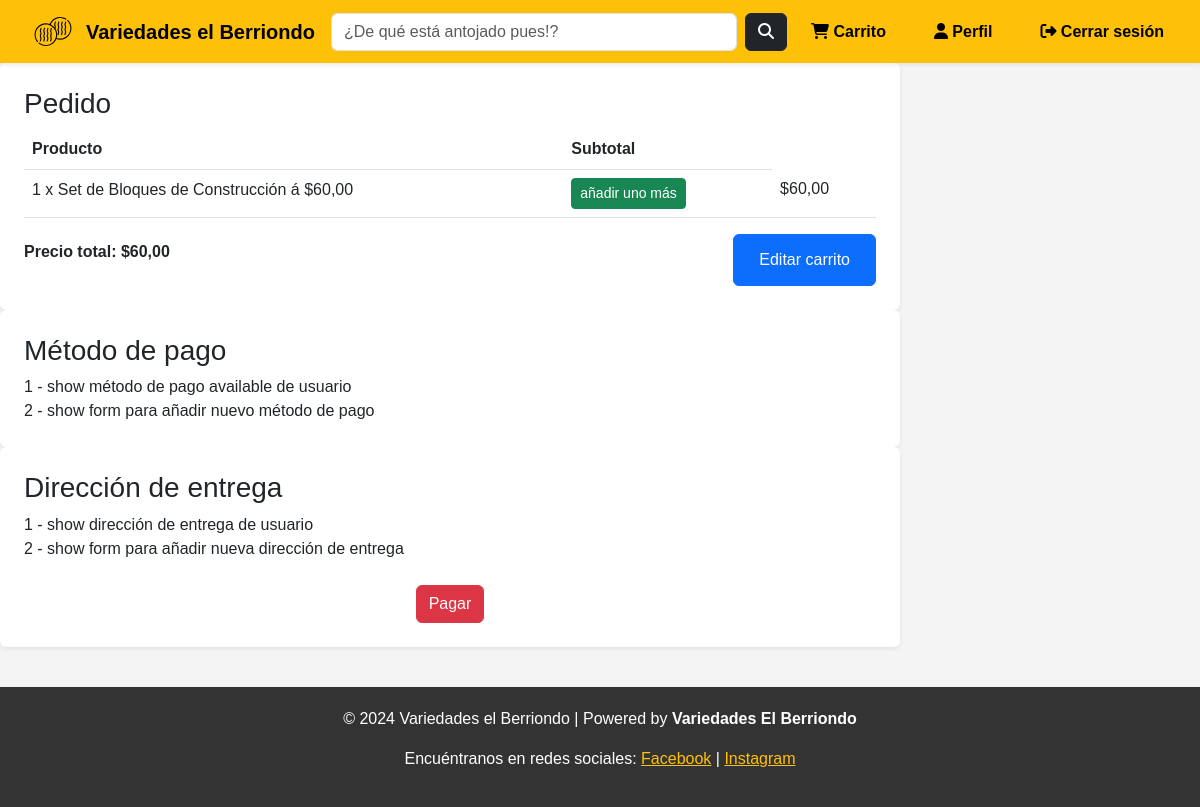
Screenshot of /checkout/ (signed in) with the database file from the repository.
### general/models.py (models this page shows, shortened)
class Carrito(models.Model):
    usuario = models.ForeignKey(User, on_delete=models.CASCADE)
    producto = models.ForeignKey(Producto, on_delete=models.CASCADE)
    cantidad = models.PositiveIntegerField(default=1)
    @property
    def subtotal(self):
        return self.producto.precio * self.cantidad

class Producto(models.Model):
    nombre = models.CharField(max_length=200)
    descripcion = models.TextField(blank=True, null=True)
    precio = models.DecimalField(max_digits=10, decimal_places=2)
    stock = models.PositiveIntegerField(default=0)
    categoria = models.ForeignKey(Categoria, on_delete=models.CASCADE, related_name="productos")
    imagen = models.ImageField(upload_to="productos/", blank=True, null=True)
    fecha_creacion = models.DateTimeField(default=now)

### general/views.py (the view)
# urls.py: path('checkout/', checkout, name='checkout'),
def checkout(request):
    total_price = sum(item.subtotal for item in request.user.carrito_set.all())
    form = PaymentForm()
    if request.method == 'POST':
        form = PaymentForm(request.POST)
        if form.is_valid():
            return redirect('index')
    else:
        form = PaymentForm()
    context = {
        'total_price': total_price,
        'form': form
    }
    return render(request, 'checkout.html', context)

### general/forms.py
class PaymentForm(forms.Form):
    PAYMENT_METHOD_CHOICES = [
        ('tarjeta_credito', 'Tarjeta de crédito'),
        ('tarjeta_debito', 'Tarjeta de débito'),
        ('efectivo', 'Efectivo'),
    ]
    payment_method = forms.ChoiceField(choices=PAYMENT_METHOD_CHOICES, widget=forms.RadioSelect)
    card_number = forms.CharField(max_length=16, required=False, widget=forms.NumberInput(attrs={'class': 'form-control'}))
    expiration_date = forms.DateField(required=False, widget=forms.DateInput(attrs={'class': 'form-control'}))
    cvv = forms.CharField(max_length=3, required=False, widget=forms.NumberInput(attrs={'class': 'form-control'}))
    efectivo = forms.CharField(max_length=100, required=False, widget=forms.TextInput(attrs={'class': 'form-control'}))

### variedadesElBerriendo/templates/checkout.html (shortened to what this page needs)
{% extends 'base.html' %}
{% load static %}
{% block content %}
<div class="col-md-9">
    <div class="main-content tab-content">
        <div class="tab-pane fade show active">
            <section class="profile-section bg-white p-4 rounded shadow-sm">
                <h3>Pedido</h3>
                <table class="table checkout-table">
                    <thead>
                        <tr>
                            <th>Producto</th>
                            <th>Subtotal</th>
                        </tr>
                    <tbody>
                        {% for item in request.user.carrito_set.all %}
                            <tr>
                                <td>{{item.cantidad}} x {{ item.producto.nombre }} á ${{ item.producto.precio }}</td>
                                <td>
                                    <form method="POST" action="{% url 'añadir_otro' item.id %}">
                                        <button type="submit" class="btn btn-success btn-sm">añadir uno más</button>
                                    </form>
                                <td>${{ item.subtotal}}</td>
                            </tr>
                        {% endfor %}
                    </tbody>
                </table>
                <div class="d-flex justify-content-between align-items-center">
                    <p><b>Precio total: ${{ total_price }}</b></p>
                    <div class="btn btn-primary">
                        <a href="{% url 'carrito' %}" class="btn btn-primary">Editar carrito</a>
                    </div>
                </div>
            </section>
            <section class="profile-section bg-white p-4 rounded shadow-sm">
                <h3>Método de pago</h3>
                <div> 1 - show método de pago available de usuario</div>
                <div> 2 - show form para añadir nuevo método de pago</div>
            </section>
            <section class="profile-section bg-white p-4 rounded shadow-sm">
                <h3>Dirección de entrega</h3>
                <div> 1 - show dirección de entrega de usuario</div>
                <div> 2 - show form para añadir nueva dirección de entrega</div>
                <div class="d-flex justify-content-center mt-4">
                    <a href="{% url 'index' %}" class="btn btn-danger">Pagar</a>
                </div>
            </section>
    </div>
</div>
{% endblock %}

### variedadesElBerriendo/static/css/styles.css (style rules this page uses)
body { font-family: 'Arial', sans-serif; margin: 0; padding: 0; background-color: #f4f4f4; }

### rows the page displays
Carrito: cantidad "1", producto.nombre "Set de Bloques de Construcción", producto.precio "60,00", subtotal "60,00"

### other values shown
{{ total_price }} "60,00"
